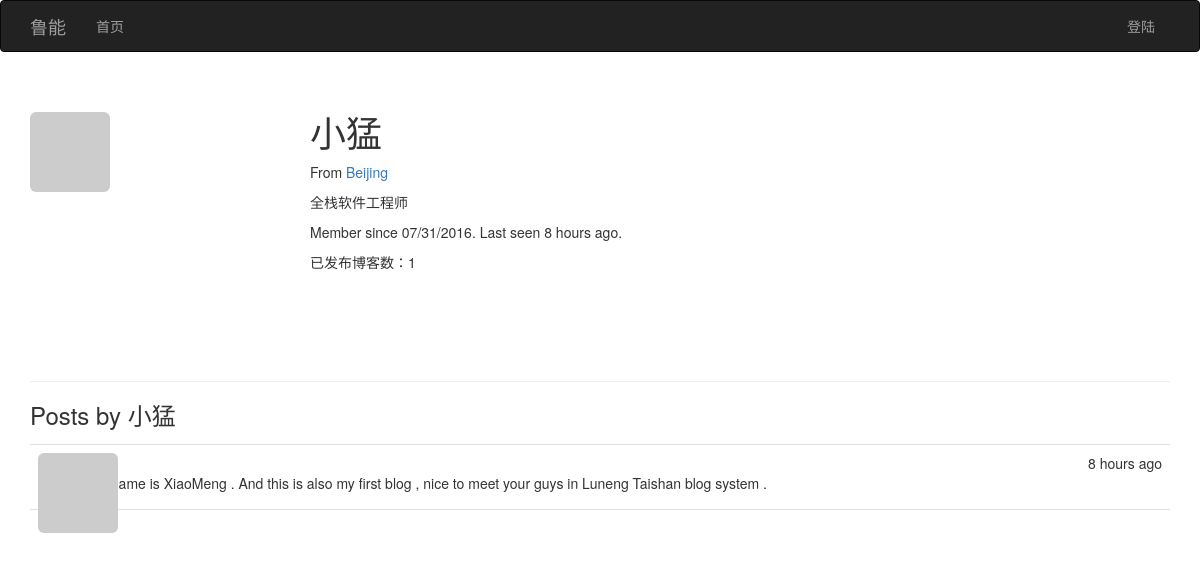
Before: /user/小猛 with the older database file.
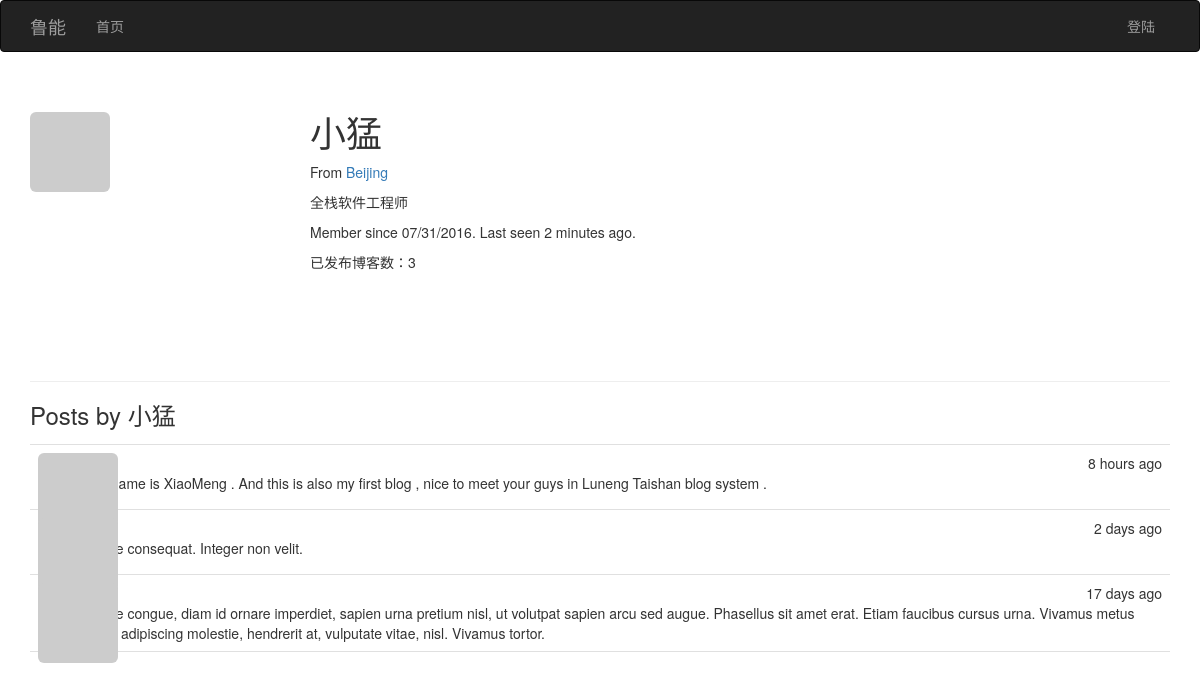
After: the same page with the newer database file.
### app/models.py (models this page shows, shortened)
class User(UserMixin,db.Model):
    __tablename__='users'
    id=db.Column(db.Integer,primary_key=True)
    email=db.Column(db.String(64),unique=True,index=True)
    username=db.Column(db.String(64),unique=True,index=True)
    password_hash=db.Column(db.String(128))
    role_id=db.Column(db.Integer,db.ForeignKey('roles.id'))
    name=db.Column(db.String(64))
    location=db.Column(db.String(64))
    about_me=db.Column(db.Text())
    member_since=db.Column(db.DateTime(),default=datetime.utcnow)
    last_seen=db.Column(db.DateTime(),default=datetime.utcnow)
    avatar_hash=db.Column(db.String(32))
    posts=db.relationship('Post',backref='author',lazy='dynamic')
    @property
    def password(self):
        raise AttributeError('password is not a readable attribute')
    def gravatar(self,size=100,default='identicon',rating='g'):
        if request.is_secure:
            url = 'https://secure.gravatar.com/avatar'
        else:
            url = 'http://cn.gravatar.com/avatar'
        hash= self.avatar_hash or hashlib.md5(str(self.email).encode('utf-8')).hexdigest()
        return '{url}/{hash}?s={size}&d={default}&r={rating}'.format(url=url, hash=hash, size=size, default=default, rating=rating)

class Post(db.Model):
    __tablename__ = 'posts'
    id = db.Column(db.Integer, primary_key=True)
    body = db.Column(db.Text)
    timestamp = db.Column(db.DateTime, index=True, default=datetime.utcnow)
    author_id = db.Column(db.Integer, db.ForeignKey('users.id'))

### app/main/views.py (the view)
@main.route('/user/<username>')
def user(username):
    user=User.query.filter_by(username=username).first()
    if user is None:
        abort(404)
    posts=user.posts.order_by(Post.timestamp.desc()).all()
    return render_template('user.html',user=user,posts=posts)

### app/auth/views.py (called while the page is built)
@auth.before_app_request
def before_request():
    if current_user.is_authenticated:
        current_user.ping()

### app/main/__init__.py (called while the page is built)
@main.app_context_processor
def inject_permissions():
    return dict(Permission=Permission)

### app/models.py (called while the page is built)
    def is_administrator(self):
        return False

### app/templates/user.html (shortened to what this page needs)
{% extends "base.html" %}
{% block page_content %}
<div class="page-header">
    <img class="img-rounded profile-thumbnail" src="{{ user.gravatar(size=256) }}">
    <div class="profile-header">
        <h1>{{ user.username }}</h1>
        {% if user.name or user.location %}
        <p>
            {% if user.location %}
                From <a href="http://map.baidu.com/?q={{ user.location }}">{{ user.location }}</a>
            {% endif %}
        </p>
        {% endif %}
        {% if user.about_me %}<p>{{ user.about_me }}</p>{% endif %}
        <p>Member since {{ moment(user.member_since).format('L') }}. Last seen {{ moment(user.last_seen).fromNow() }}.</p>
        <p>已发布博客数：{{ user.posts.count() }}</p>
    </div>
</div>
<h3>Posts by {{ user.username }}</h3>
{% include '_posts.html' %}
{% endblock %}

### app/templates/base.html (shortened to what this page needs)
{% extends "bootstrap/base.html" %}
{% block head %}
{{ super() }}
<link rel="stylesheet" type="text/css" href="{{ url_for('static', filename='styles.css') }}">
{% endblock %}
{% block navbar %}
<div class="navbar navbar-inverse" role="navigation">
    <div class="container">
        <div class="navbar-header">
            <a class="navbar-brand" href="/">鲁能</a>
        </div>
        <div class="navbar-collapse collapse">
            <ul class="nav navbar-nav">
                <li><a href="/">首页</a></li>
            </ul>
            <ul class="nav navbar-nav navbar-right">
                {% if current_user.is_authenticated %}
                <li class="dropdown">
                    <a href="#" class="dropdown-toggle" data-toggle="dropdown">
                        <img src="{{ current_user.gravatar(size=18) }}">
                        账户 <b class="caret"></b>
                    </a>
                    <ul class="dropdown-menu">
                        <li><a href="{{ url_for('auth.change_password') }}">更改密码</a></li>
                        <li><a href="{{ url_for('auth.logout') }}">退出</a></li>
                    </ul>
                </li>
                {% else %}
                <li><a href="{{ url_for('auth.login') }}">登陆</a></li>
                {% endif %}
            </ul>
        </div>
    </div>
</div>
{% endblock %}
{% block content %}
<div class="container">
    {% block page_content %}{% endblock %}
</div>
{% endblock %}

### app/templates/_posts.html
<ul class="posts">
    {% for post in posts %}
    <li class="post">
        <div class="post-thumbnail">
            <a href="{{ url_for('.user', username=post.author.username) }}">
                <img class="img-rounded profile-thumbnail" src="{{ post.author.gravatar(size=40) }}">
            </a>
        </div>
        <div class="post-content">
            <div class="post-date">{{ moment(post.timestamp).fromNow() }}</div>
            <div class="post-author"><a href="{{ url_for('.user', username=post.author.username) }}">{{ post.author.username }}</a></div>
            <div class="post-body">{{ post.body }}</div>
        </div>
    </li>
    {% endfor %}
</ul>

### app/static/styles.css (style rules this page uses)
.profile-thumbnail { position: absolute; }
.profile-header { min-height: 260px; margin-left: 280px; }
ul.posts { list-style-type: none; padding: 0px; margin: 16px 0px 0px 0px; border-top: 1px solid #e0e0e0; }
ul.posts li.post { padding: 8px; border-bottom: 1px solid #e0e0e0; }
div.post-date { float: right; }
div.post-author { font-weight: bold; }
div.post-thumbnail { position: absolute; }
div.post-content { margin-left: 48px; min-height: 48px; }

Changed rows visible on the page:
changed User "小猛": last_seen "8 hours ago" → "2 minutes ago"
added Post: timestamp "2 days ago", body "Fusce consequat. Integer non velit."
added Post: timestamp "17 days ago", body "Fusce congue, diam id ornare imperdiet, sapien urna pretium nisl, ut volutpat sapien arcu sed augue. Phasellus sit amet erat. Etiam faucibus cursus urna. Vivamus metus arcu, adipiscing molestie, hendrerit at, vulputate vitae, nisl. Vivamus tortor."
Other visible differences:
{{ user.posts.count() }}: "1" → "3"
